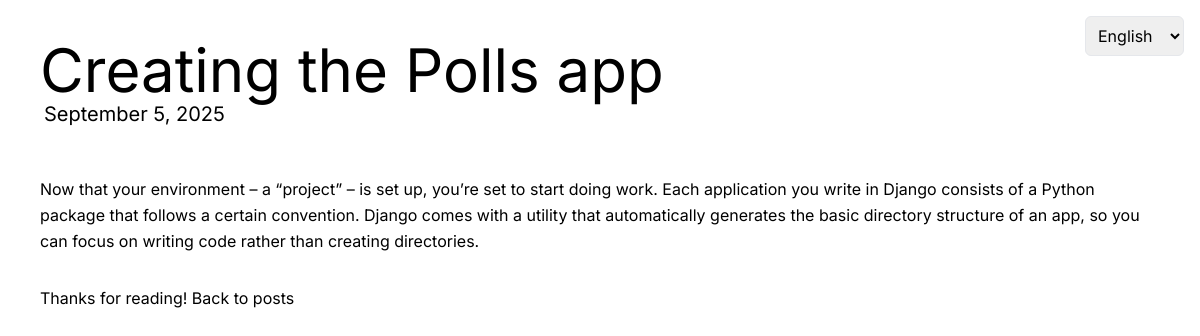
The app's page /5/ with its own data.
### posts/models.py (models this page shows, shortened)
class Post(models.Model):
    title = models.CharField(max_length=200)
    content = models.TextField()
    created_at = models.DateTimeField(auto_now_add=True)

### posts/views.py (the view)
# urls.py: path("<int:pk>/", views.post_detail, name="post_detail"),
def post_detail(request, pk):
    post = get_object_or_404(Post, id=pk)
    return render(request, "posts/post_detail.html", {"post": post})

### posts/templates/posts/post_detail.html (shortened to what this page needs)
{% extends "base.html" %}
{% load i18n %}
{% block content %}
  <div class="flex flex-col gap-8 p-4">
    <div>
      <h1 class="text-primary text-6xl">{{ post.title }}</h1>
      <p class="text-base-content/50 text-xl ml-1">{{ post.created_at|date:"F j, Y" }}</p>
    </div>
    <div class="mt-4">
      <p class="leading-relaxed">{{ post.content }}</p>
    </div>
    <p>
      {% translate "Thanks for reading!" %}
      <a href="{% url 'post_list' %}" class="text-primary hover:underline">{% translate "Back to posts" %}</a>
    </p>
  </div>
{% endblock content %}

### theme/templates/base.html (style rules this page uses)
body { font-family: 'Inter', sans-serif; }

### records on screen
Post: title "Creating the Polls app", created_at "September 5, 2025", content "Now that your environment – a “project” – is set up, you’re set to start doing work. Each application you write in Django consists of a Python package that follows a certain convention. Django comes with a utility that automatically generates the basic directory structure of an app, so you can focus on writing code rather than creating directories."

### other values on screen
form field language "English"
